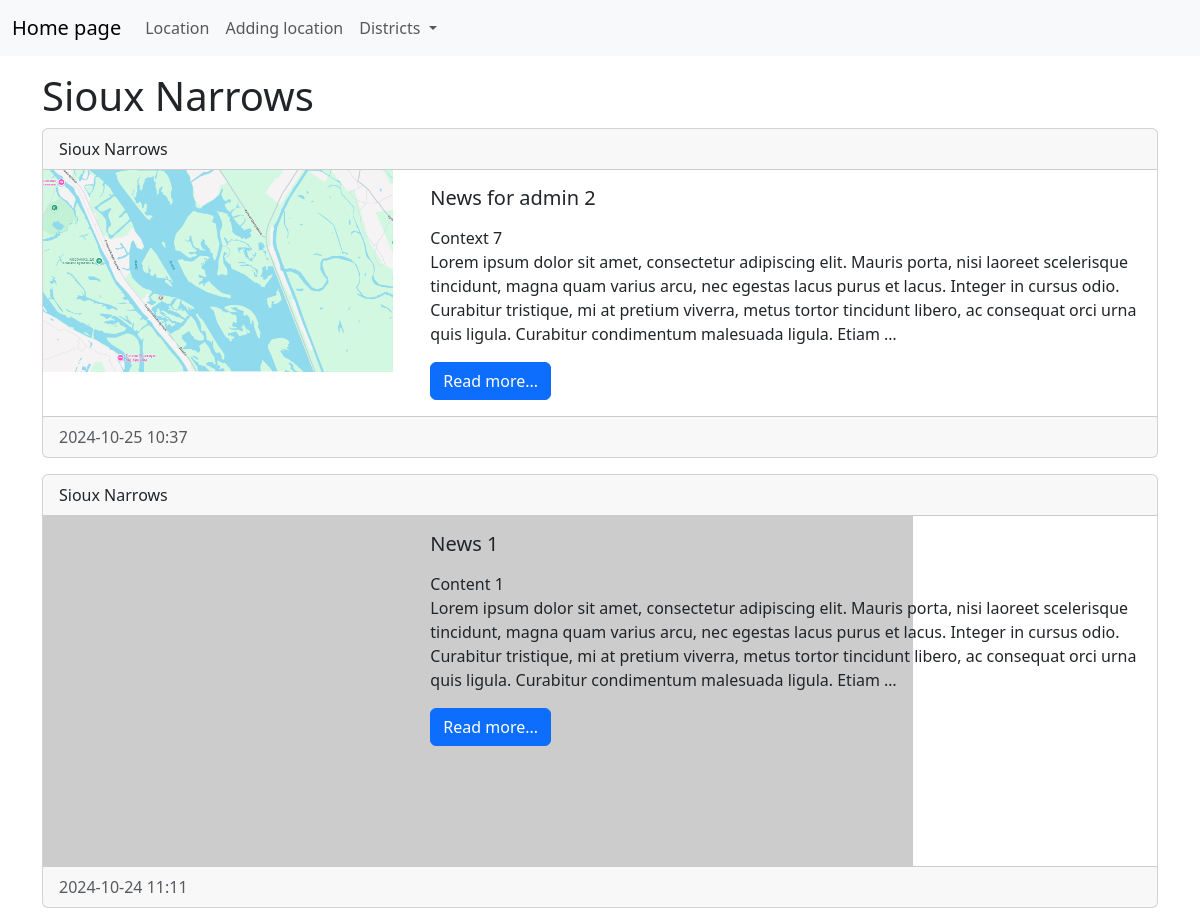
The page /category/1/ on the database as committed earlier.
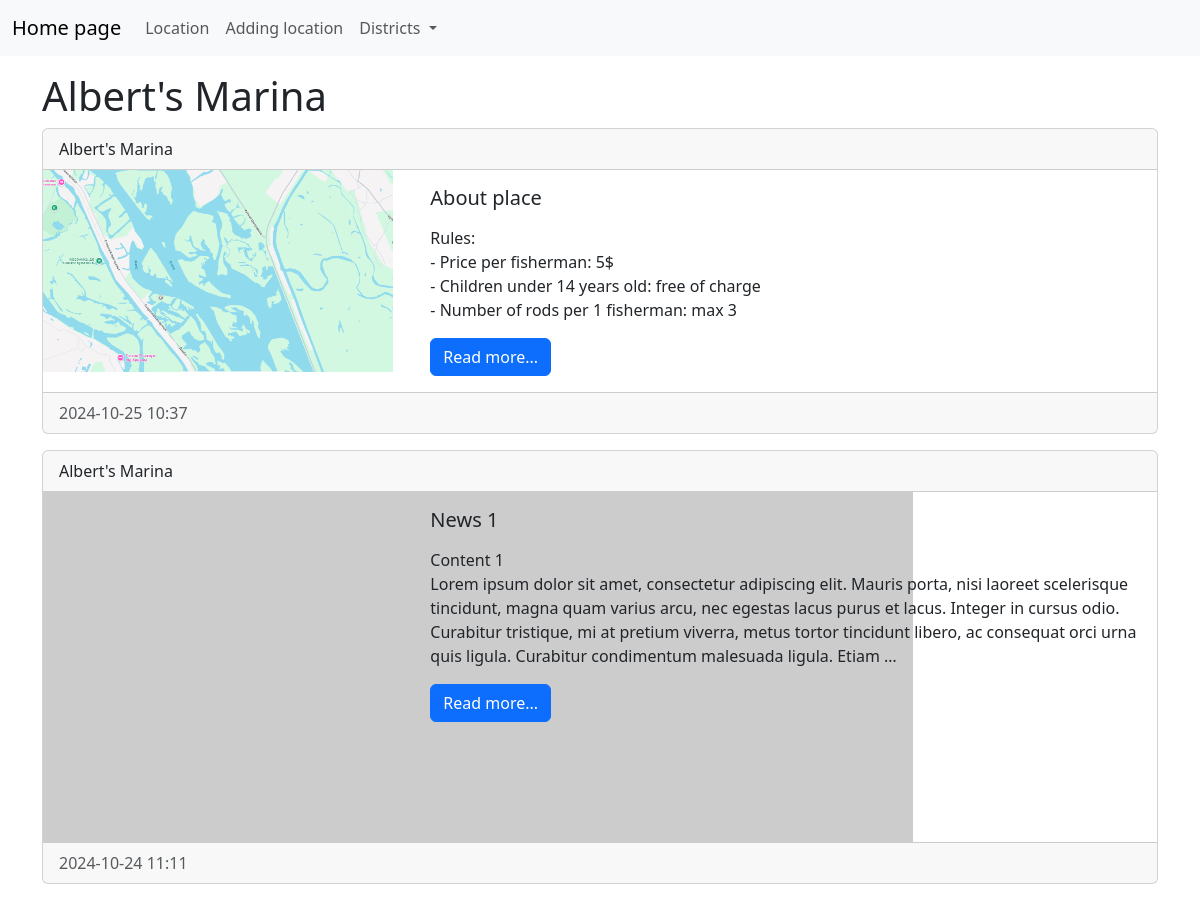
The same page on the database as committed later.
### news/models.py (models this page shows, shortened)
class Category(models.Model):
    title = models.CharField(max_length=150, db_index=True, verbose_name='Наименование')
    def __str__(self):
        return self.title
    class Meta:
        verbose_name = "Категория"
        verbose_name_plural = "Категории"
        ordering = ['title']

class News(models.Model):
    title = models.CharField(max_length=150, verbose_name='Наименование')
    content = models.TextField(blank=True, verbose_name='Контекст')
    created_at = models.DateTimeField(auto_now_add=True, verbose_name='Дата публикации')
    updated_at = models.DateTimeField(auto_now=True, verbose_name='Дата обновления')
    photo = models.ImageField(upload_to='photos/%Y/%m/%d/', verbose_name='Фото', blank=True)
    is_published = models.BooleanField(default=True, verbose_name='Опубликовано')
    category = models.ForeignKey('Category', on_delete=models.PROTECT, null=True, verbose_name='Категория')
    class Meta:
        verbose_name = "Новость"
        verbose_name_plural = "Новости"
        ordering = ['-created_at', '-title']

### news/views.py (the view)
# urls.py: path("category/<int:category_id>/", get_category, name='category'),
def get_category(request, category_id):
    news = News.objects.filter(category_id=category_id)
    categories = Category.objects.get(pk=category_id)
    category = Category.objects.all()
    mycontext = {
        'news': news,
        'categories': categories,
        'category': category,
    }
    return render(request, template_name="news/category.html", context=mycontext)

### news/templates/news/category.html (shortened to what this page needs)
<!doctype html>
<html lang="en">
  <head>
    <link href="https://cdn.jsdelivr.net/npm/bootstrap@5.3.3/dist/css/bootstrap.min.css" rel="stylesheet">
  </head>
  <body>
  <nav class="navbar navbar-expand-lg bg-body-tertiary">
    <div class="container-fluid">
      <a class="navbar-brand" href="{% url 'home' %}">Home page</a>
      <div class="collapse navbar-collapse" id="navbarSupportedContent">
        <ul class="navbar-nav me-auto mb-2 mb-lg-0">
          <li class="nav-item"><a class="nav-link" href="{% url 'home' %}">Location</a></li>
          <li class="nav-item"><a class="nav-link" href="#">Adding location</a></li>
          <li class="nav-item dropdown">
            <a class="nav-link dropdown-toggle" href="#" role="button" data-bs-toggle="dropdown" aria-expanded="false">
              Districts
            </a>
          </li>
        </ul>
      </div>
    </div>
  </nav>
  <div class="container mt-3">
    <h1>{{ categories.title }}</h1>
    {% for item in news %}
      {% if item.is_published == 1 %}
      <div class="row g-0">
        <div class="card mb-3">
          <div class="card-header">{{ item.category }}</div>
            <div class="row g-0">
              <div class="col-md-4">
                {% if item.photo %}
                    <img src="{{ item.photo.url }}" alt="" width="350" class="mr-3">
                {% else %}
                    <img src="https://picsum.photos/id/870/350/200?grayscale&blur=1" alt="" class="mr-3">
                {% endif %}
              </div>
              <div class="col-md-8">
                <div class="card-body">
                  <h5 class="card-title">{{ item.title }}</h5>
                  <p class="card-text">{{ item.content|safe|linebreaks|truncatewords:50 }}</p>
                  <a href="#" class="btn btn-primary">Read more...</a>
                </div>
              </div>
            </div>
          <div class="card-footer text-body-secondary">
            {{ item.created_at|date:"Y-m-d H:i" }}
          </div>
        </div>
      </div>
      {% endif %}
    {% endfor %}
  </div>
  </body>
</html>

Rows that differ between the two databases and show on the page:
changed Category: title "Sioux Narrows" → "Albert's Marina"
changed News: category "Sioux Narrows" → "Albert's Marina"; title "News for admin 2" → "About place"; content "Context 7 Lorem ipsum dolor sit amet, consectetur adipiscing elit. Mauris porta, nisi laoreet scelerisque tincidunt, magna quam varius arcu, nec egestas lacus purus et lacus. Integer in cursus odio. Curabitur tristique, mi at pretium viverra, metus tortor tincidunt libero, ac consequat orci urna quis ligula. Curabitur condimentum malesuada ligula. Etiam …" → "Rules: - Price per fisherman: 5$ - Children under 14 years old: free of charge - Number of rods per 1 fisherman: max 3"
changed through a linked row, News "News 1": category "Sioux Narrows" → "Albert's Marina"
